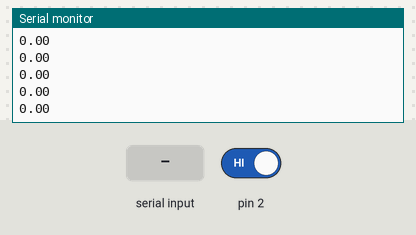
Bench run of a sketch on a simulated Arduino Uno, built with avr-gcc and run on an emulated ATmega328P. On the bench: the last lines printed to the serial monitor. Inputs (shaded band) come from the test bench; at power-on: pin 2 HIGH.

Above: at 1.2 s.
1.3 s: pin 2 driven LOW
At 2.3 s:
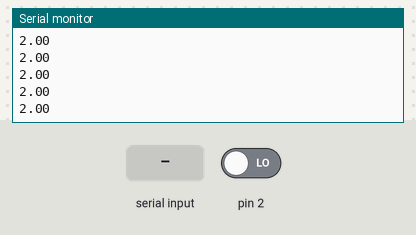
2.8 s: "90,45\n" received over Serial
At 3.7 s:
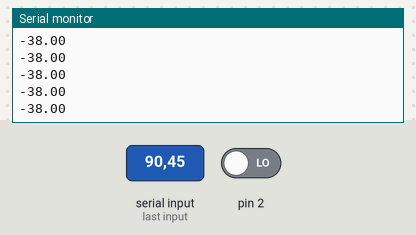
4.3 s: "30,150\n" received over Serial
Timing chart, 0 to 7.3 s (numbered marks = the images above; inputs shaded):
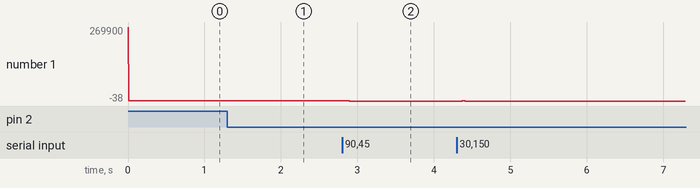

Measured:
- after the input at 1.3 s, the serial monitor: prints a new line after 0.26 s (image 1)
- after the input at 2.8 s, the serial monitor: prints a new line after 0.07 s (image 2)
- plotted number 1: 0 → 2 after the input at 1.3 s, 2 → -38 after the input at 2.8 s

The sketch:

coin_insert.ino
```cpp
#include <Arduino.h>

#include <EEPROM.h>

// Module connection pins (Digital Pins)


// variable use to measuer the intervals inbetween impulses
int i=0;
// Number of impulses detected
int impulsCount=0;
// Sum of all the coins inseted
float total_amount=0;
float verif = total_amount;


void setup() {
 // pinMode(2, INPUT_PULLUP);
 Serial.begin(9600);

 // Interrupt connected to PIN D2 executing IncomingImpuls function when signal goes from HIGH to LOW
 attachInterrupt(0,incomingImpuls, FALLING);
 EEPROM.read(total_amount);
 Serial.print('begin');


}

void incomingImpuls()
{
  impulsCount=impulsCount+1;
  i=0;
}

void loop() {

  i=i+1;

  if (Serial.available()) {
    total_amount = (float)Serial.read() - 48.0;
  }

  Serial.println(total_amount);
  //delay(500);


  if (i>=30 and impulsCount==1){
    total_amount=total_amount+2;
    impulsCount=0;
    EEPROM.read( total_amount);

  }
  if (i>=30 and impulsCount==2){
    total_amount=total_amount+1;
    impulsCount=0;
    EEPROM.read( total_amount);
  }
  if (i>=30 and impulsCount==3){
    total_amount=total_amount+0.5;
    impulsCount=0;
    EEPROM.read( total_amount);
  }
  if (i>=30 and impulsCount==4){
    total_amount=total_amount+0.2;
    impulsCount=0;
    EEPROM.read( total_amount);
  }
  if (i>=30 and impulsCount==5){
    total_amount=total_amount+0.1;
    impulsCount=0;
    EEPROM.read( total_amount);
  }}
```
